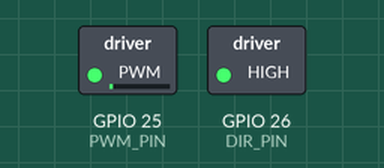
Bench run of a sketch on a simulated ESP32. Parts: switched loads named in the sketch (green lamp = pin HIGH).

Above: at 0.05 s.
At 0.5 s:
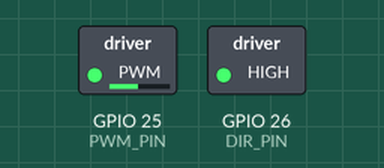
At 0.95 s:
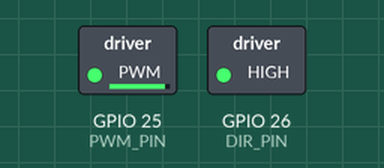
At 1.8 s:
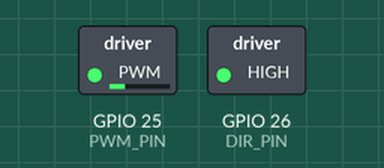
Timing chart, 0 to 4.7 s (numbered marks = the images above):
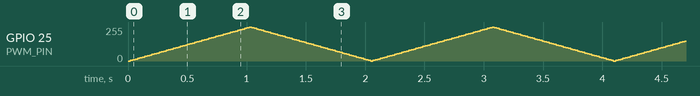

The sketch:

esp32_ledc_pwm.ino
```cpp
// snippet: esp32_ledc_pwm
// tags: esp32, ledc, pwm, motor, dimming, analogwrite, ledcAttach, ledcWrite
// boards: esp32
// library: none
// description: ESP32 PWM via LEDC API (core 3.x) — ledcAttach/ledcWrite; analogWrite() does not exist on ESP32.
//   WRONG on ESP32: analogWrite(pin, duty)   — undefined on ESP32 core
//   RIGHT (core 3.x): ledcAttach(pin, freq, res)  — attach pin with freq and resolution
//                      ledcWrite(pin, duty)        — set duty (0–255 for 8-bit)
//   DEPRECATED (core 2.x): ledcSetup/ledcAttachPin — removed in ESP32 core 3.x
//   ledcAttach() returns false if the pin cannot be attached (no free LEDC channel, or an
//   input-only GPIO 34-39) — check it, or every later ledcWrite() is silently discarded.
//   Ramp the duty from loop() on a millis() step, not with delay(). A motor sketch that sits
//   inside `for (duty...) delay(20)` cannot read a limit switch, an e-stop or a serial command
//   for the whole 2 s of the ramp.
//   5 kHz is a good default for a brushed motor: above the ~2 kHz audible whine, below the
//   switching losses of a cheap H-bridge. Drop to 1 kHz for high-inductance motors.
// prompts: ESP32 PWM, ESP32 LEDC, ledcWrite ESP32, ESP32 LED dimming, ESP32 motor PWM, analogWrite ESP32, ESP32 PWM LED, LEDC channel ESP32, ESP32 fade LED, ESP32 PWM H-bridge, ESP32 PWM speed control, ledcSetup ESP32, PWM ESP32 8-bit
// not-tags: arduino:avr, rp2040, atmega, samd
// exact-include: Arduino.h

#include <Arduino.h>

const int PWM_PIN = 25;
const int FREQ    = 5000;  // Hz
const int RES     = 8;     // bits (0–255)

// Motor direction pin (for H-bridge)
const int DIR_PIN = 26;

int duty    = 0;
int dutyDir = 5;               // +5 while ramping up, -5 while ramping down
const unsigned long STEP_MS = 20;
unsigned long prevMs = 0;

void setup() {
  Serial.begin(115200);
  pinMode(DIR_PIN, OUTPUT);
  digitalWrite(DIR_PIN, HIGH);  // forward

  // ESP32 core 3.x API: ledcAttach(pin, freq, resolution)
  if (!ledcAttach(PWM_PIN, FREQ, RES)) {
    Serial.println("ledcAttach failed — bad pin or no free LEDC channel");
    while (1);   // halt: `return` here would leave loop() writing duty to nothing
  }
  ledcWrite(PWM_PIN, 0);        // start stopped, never at an inherited duty
}

void loop() {
  if (millis() - prevMs < STEP_MS) return;
  prevMs = millis();

  duty += dutyDir;
  if (duty >= 255) { duty = 255; dutyDir = -5; }
  if (duty <= 0)   { duty = 0;   dutyDir =  5; }

  ledcWrite(PWM_PIN, duty);     // 0-255 for RES = 8 bits
}
```
